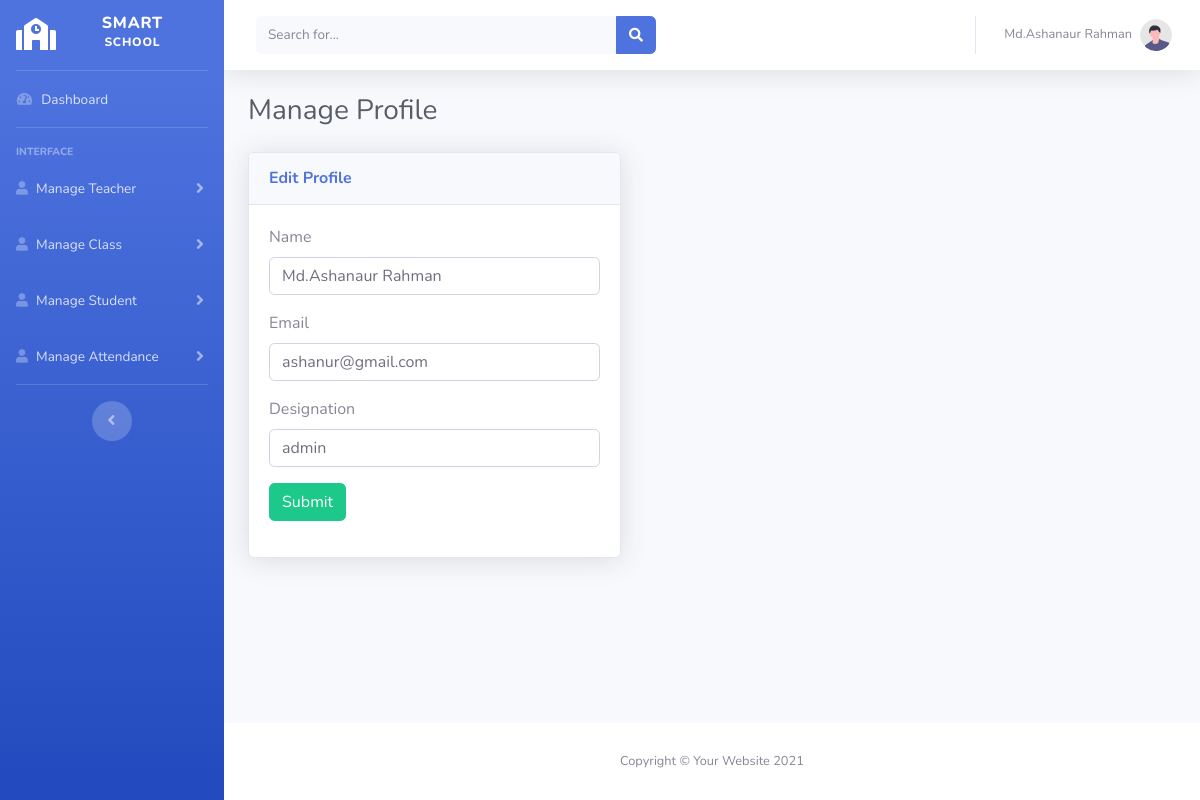
The app's page /profile.php (signed in), older data.
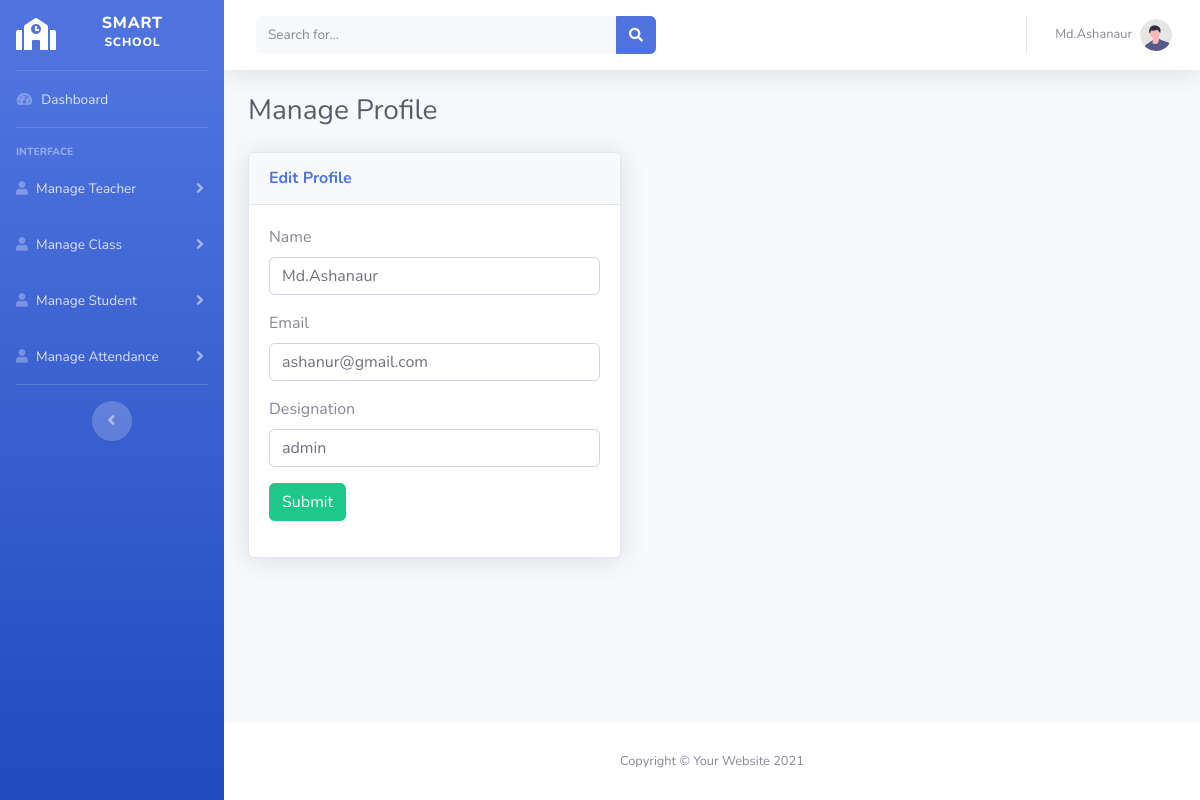
The same page, newer data.
### tables this page shows
CREATE TABLE `teacher` (
  `t_id` int(11) NOT NULL,
  `t_name` varchar(255) NOT NULL,
  `t_email` varchar(255) NOT NULL,
  `t_designation` varchar(255) NOT NULL,
  `password` varchar(255) NOT NULL,
  `role` int(11) NOT NULL DEFAULT 0,
  `created_at` datetime NOT NULL DEFAULT current_timestamp()
);

### main.php (called while the page is built, shortened)
<?php
    class Main{
        protected $host = "localhost";
        protected $user = "root";
        protected $pass = "";
        protected $db = "attendance";
        protected $con;
        public function __construct(){
            if(!isset($this->con)){
                $this->con = new mysqli($this->host,$this->user,$this->pass,$this->db);
            }
            return $this->con;
        }
        public function retrivebyid($id){
            $this->sql = "SELECT * FROM `teacher` WHERE `t_id` = '$id'";
            $this->result = $this->con->query($this->sql);
            if($this->result == true){
                return $this->result;
            }else{
                echo "error";
            }
        }
    }
?>

### profile.php (the view, shortened to what the changed rows need)
<?php
    include("header.php");
    include "main.php";
    $id = $_SESSION['user_id'];
    $obj = new Main();
    $data = $obj->retrivebyid($id);
    if($data->num_rows > 0){
        while($row = $data->fetch_object()){
            $t_name = $row->t_name;
            $t_email = $row->t_email;
            $t_designation = $row->t_designation;
        }
    }
?>
<div class="container-fluid">
    <h1 class="h3 mb-4 text-gray-800">Manage Profile</h1>
    <div class="row">
        <div class="col-md-5">
        <div class="card shadow mb-4">
                <div class="card-body">
                    <form action="up_profile.php" method="post">
                        <div class="form-group">
                            <label for="name">Name</label>
                            <input type="text" name="name" class="form-control" value="<?php echo  $t_name ?>" placeholder="Name" required />
                        </div>
                        <div class="form-group">
                            <label for="name">Email</label>
                            <input type="email" name="email" class="form-control" value="<?php echo  $t_email ?>" placeholder="Email" required />
                        </div>
                        <div class="form-group">
                            <label for="name">Designation</label>
                            <input type="text" name="designation" class="form-control" value="<?php echo  $t_designation ?>" placeholder="Designation" required />
                        </div>
                    </form>
                </div>
            </div>
        </div>
    </div>
</div>
<?php
    include("footer.php");
?>

### header.php (shortened to what the changed rows need)
<!DOCTYPE html>
<html lang="en">
<head>
    <link href="vendor/fontawesome-free/css/all.min.css" rel="stylesheet" type="text/css">
    <link href="css/sb-admin-2.min.css" rel="stylesheet">
    <link href="vendor/datatables/dataTables.bootstrap4.min.css" rel="stylesheet">
    <link rel="stylesheet" href="css/toastr.css">
</head>
<body id="page-top">
    <div id="wrapper">
        <div id="content-wrapper" class="d-flex flex-column">
            <div id="content">
                <nav class="navbar navbar-expand navbar-light bg-white topbar mb-4 static-top shadow">
                    <ul class="navbar-nav ml-auto">
                        <li class="nav-item dropdown no-arrow">
                            <a class="nav-link dropdown-toggle" href="#" id="userDropdown" role="button"
                                data-toggle="dropdown" aria-haspopup="true" aria-expanded="false">
                                <span class="mr-2 d-none d-lg-inline text-gray-600 small">
                                    <?php
                                        echo $_SESSION['user_name'];
                                    ?>
                                </span>
                                <img class="img-profile rounded-circle"
                                    src="img/undraw_profile.svg">
                            </a>
                        </li>
                    </ul>
                </nav>

Row changes from the older to the newer data that the page shows:
changed teacher "ashanur@gmail.com": name "Md.Ashanaur Rahman" → "Md.Ashanaur"
Text that changed along with them:
$_SESSION['user_name']: "Md.Ashanaur Rahman" → "Md.Ashanaur"
